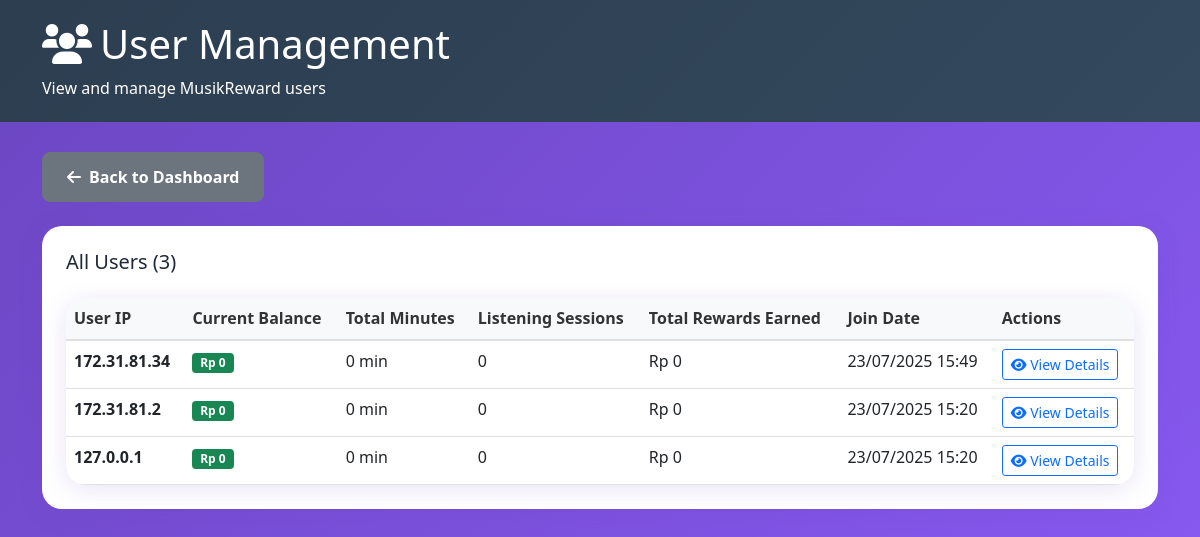
Page /admin/users.php (signed in) on the committed database.
### tables this page shows
CREATE TABLE users (
            id INTEGER PRIMARY KEY AUTOINCREMENT,
            user_ip TEXT NOT NULL UNIQUE,
            balance REAL DEFAULT 0.00,
            total_minutes INTEGER DEFAULT 0,
            created_at DATETIME DEFAULT CURRENT_TIMESTAMP
        );

### admin/users.php (the view, shortened to what this page needs)
<?php
require_once '../config/database.php';
$stmt = $pdo->query("
    SELECT u.*,
           COUNT(ls.id) as listening_sessions,
           SUM(ls.minutes_listened) as total_minutes_listened,
           SUM(ls.reward_earned) as total_rewards_earned
    FROM users u
    LEFT JOIN listening_sessions ls ON u.user_ip = ls.user_ip
    GROUP BY u.id
    ORDER BY u.created_at DESC
");
$users = $stmt->fetchAll();
?>
<!DOCTYPE html>
<html lang="id">
<head>
    <link href="https://cdn.jsdelivr.net/npm/bootstrap@5.1.3/dist/css/bootstrap.min.css" rel="stylesheet">
    <link href="https://cdnjs.cloudflare.com/ajax/libs/font-awesome/6.0.0/css/all.min.css" rel="stylesheet">
    <link href="../assets/css/style.css" rel="stylesheet">
</head>
<body>
    <div class="admin-header">
        <div class="container">
            <h1><i class="fas fa-users me-2"></i>User Management</h1>
            <p class="mb-0">View and manage MusikReward users</p>
        </div>
    </div>
    <div class="container">
        <div class="row">
            <div class="col-md-12 mb-4">
                <a href="index.php" class="btn btn-secondary">
                    <i class="fas fa-arrow-left me-2"></i>Back to Dashboard
                </a>
            </div>
        </div>
        <div class="admin-card">
            <h5 class="mb-4">All Users (<?= count($users) ?>)</h5>
            <div class="table-responsive">
                <table class="table">
                    <thead>
                        <tr>
                            <th>User IP</th>
                            <th>Current Balance</th>
                            <th>Total Minutes</th>
                            <th>Listening Sessions</th>
                            <th>Total Rewards Earned</th>
                            <th>Join Date</th>
                            <th>Actions</th>
                        </tr>
                    </thead>
                    <tbody>
                        <?php foreach ($users as $user): ?>
                        <tr>
                            <td>
                                <strong><?= htmlspecialchars($user['user_ip']) ?></strong>
                            </td>
                            <td>
                                <span class="badge bg-success">
                                    Rp <?= number_format($user['balance'], 0, ',', '.') ?>
                                </span>
                            </td>
                            <td><?= number_format($user['total_minutes'] ?: 0) ?> min</td>
                            <td><?= number_format($user['listening_sessions'] ?: 0) ?></td>
                            <td>Rp <?= number_format($user['total_rewards_earned'] ?: 0, 0, ',', '.') ?></td>
                            <td><?= date('d/m/Y H:i', strtotime($user['created_at'])) ?></td>
                            <td>
                                <button class="btn btn-sm btn-outline-primary" onclick="viewUserDetails('<?= $user['user_ip'] ?>')">
                                    <i class="fas fa-eye"></i> View Details
                                </button>
                            </td>
                        </tr>
                        <?php endforeach; ?>
                    </tbody>
                </table>
            </div>
        </div>
    </div>
</body>
</html>

### assets/css/style.css (style rules this page uses)
:root { --primary-color: #6B46C1; --secondary-color: #8B5CF6; --tertiary-color: #3B82F6; --accent-color: #92400E; --success-color: #10B981; --background-color: #F8FAFC; --wave-gradient: linear-gradient(135deg, #6B46C1 0%, #8B5CF6 25%, #3B82F6 50%, #92400E 75%, #6B46C1 100%); --card-shadow: 0 4px 25px rgba(107, 70, 193, 0.15); --border-radius: 20px; }
* { margin: 0; padding: 0; box-sizing: border-box; }
body { font-family: 'Segoe UI', Tahoma, Geneva, Verdana, sans-serif; background: var(--wave-gradient); background-size: 400% 400%; animation: waveAnimation 15s ease-in-out infinite; line-height: 1.6; color: #1F2937; min-height: 100vh; }
.btn-secondary { border-radius: 8px; padding: 12px 24px; font-weight: 600; }
.admin-header { background: linear-gradient(135deg, #2C3E50, #34495E); color: white; padding: 20px; margin-bottom: 30px; }
.admin-card { background: white; border-radius: var(--border-radius); box-shadow: var(--card-shadow); padding: 24px; margin-bottom: 24px; }
.table-responsive { border-radius: var(--border-radius); overflow: hidden; box-shadow: var(--card-shadow); }
.table { margin-bottom: 0; }
.table thead th { background-color: #F8F9FA; border-bottom: 2px solid #E0E0E0; font-weight: 600; color: #333; }

### rows in the picture
users: user_ip "172.31.81.34", balance "0", total_minutes "0", listening_sessions "0", total_rewards_earned "0", created_at "23/07/2025 15:49"
users: user_ip "172.31.81.2", balance "0", total_minutes "0", listening_sessions "0", total_rewards_earned "0", created_at "23/07/2025 15:20"
users: user_ip "127.0.0.1", balance "0", total_minutes "0", listening_sessions "0", total_rewards_earned "0", created_at "23/07/2025 15:20"

### other values in the picture
count($users) "3"
